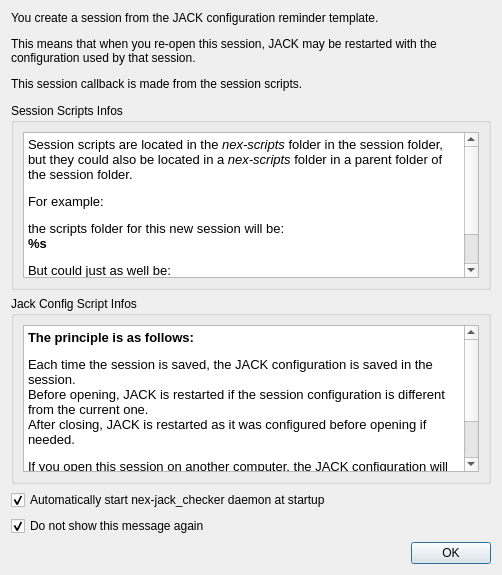
<?xml version="1.0" encoding="UTF-8"?>
<ui version="4.0">
 <class>Dialog</class>
 <widget class="QDialog" name="Dialog">
  <property name="geometry">
   <rect>
    <x>0</x>
    <y>0</y>
    <width>502</width>
    <height>575</height>
   </rect>
  </property>
  <property name="windowTitle">
   <string>Jack Configuration Infos</string>
  </property>
  <layout class="QVBoxLayout" name="verticalLayout">
   <item>
    <widget class="QLabel" name="label">
     <property name="toolTip">
      <string/>
     </property>
     <property name="text">
      <string>&lt;html&gt;&lt;head/&gt;&lt;body&gt;&lt;p&gt;You create a session from the JACK configuration reminder template.&lt;/p&gt;&lt;p&gt;This means that when you re-open this session, JACK may be restarted with the configuration used by that session.&lt;/p&gt;&lt;p&gt;This session callback is made from the session scripts.&lt;/p&gt;&lt;/body&gt;&lt;/html&gt;</string>
     </property>
     <property name="wordWrap">
      <bool>true</bool>
     </property>
    </widget>
   </item>
   <item>
    <spacer name="verticalSpacer_3">
     <property name="orientation">
      <enum>Qt::Vertical</enum>
     </property>
     <property name="sizeType">
      <enum>QSizePolicy::Fixed</enum>
     </property>
     <property name="sizeHint" stdset="0">
      <size>
       <width>20</width>
       <height>6</height>
      </size>
     </property>
    </spacer>
   </item>
   <item>
    <widget class="QGroupBox" name="groupBox">
     <property name="sizePolicy">
      <sizepolicy hsizetype="Preferred" vsizetype="Expanding">
       <horstretch>0</horstretch>
       <verstretch>0</verstretch>
      </sizepolicy>
     </property>
     <property name="title">
      <string>Session Scripts Infos</string>
     </property>
     <layout class="QVBoxLayout" name="verticalLayout_3">
      <item>
       <widget class="QTextEdit" name="textSessionScripts">
        <property name="documentTitle">
         <string>Session Scripts Infos</string>
        </property>
        <property name="readOnly">
         <bool>true</bool>
        </property>
        <property name="html">
         <string>&lt;!DOCTYPE HTML PUBLIC &quot;-//W3C//DTD HTML 4.0//EN&quot; &quot;http://www.w3.org/TR/REC-html40/strict.dtd&quot;&gt;
&lt;html&gt;&lt;head&gt;&lt;meta name=&quot;qrichtext&quot; content=&quot;1&quot; /&gt;&lt;title&gt;Session Scripts Infos&lt;/title&gt;&lt;style type=&quot;text/css&quot;&gt;
p, li { white-space: pre-wrap; }
&lt;/style&gt;&lt;/head&gt;&lt;body style=&quot; font-family:'Noto Sans'; font-size:10pt; font-weight:400; font-style:normal;&quot;&gt;
&lt;p style=&quot; margin-top:0px; margin-bottom:0px; margin-left:0px; margin-right:0px; -qt-block-indent:0; text-indent:0px;&quot;&gt;Session scripts are located in the &lt;span style=&quot; font-style:italic;&quot;&gt;nex-scripts&lt;/span&gt; folder in the session folder, but they could also be located in a &lt;span style=&quot; font-style:italic;&quot;&gt;nex-scripts&lt;/span&gt; folder in a parent folder of the session folder.&lt;/p&gt;
&lt;p style=&quot; margin-top:12px; margin-bottom:12px; margin-left:0px; margin-right:0px; -qt-block-indent:0; text-indent:0px;&quot;&gt;For example:&lt;/p&gt;
&lt;p style=&quot; margin-top:12px; margin-bottom:12px; margin-left:0px; margin-right:0px; -qt-block-indent:0; text-indent:0px;&quot;&gt;the scripts folder for this new session will be:&lt;br /&gt;&lt;span style=&quot; font-weight:600;&quot;&gt;%s&lt;/span&gt;&lt;/p&gt;
&lt;p style=&quot; margin-top:12px; margin-bottom:12px; margin-left:0px; margin-right:0px; -qt-block-indent:0; text-indent:0px;&quot;&gt;But could just as well be:&lt;br /&gt;&lt;span style=&quot; font-weight:600;&quot;&gt;%s&lt;/span&gt;&lt;/p&gt;
&lt;p style=&quot; margin-top:12px; margin-bottom:12px; margin-left:0px; margin-right:0px; -qt-block-indent:0; text-indent:0px;&quot;&gt;and thus apply to all sessions contained in &lt;span style=&quot; font-weight:600;&quot;&gt;%s&lt;/span&gt;.&lt;/p&gt;&lt;/body&gt;&lt;/html&gt;</string>
        </property>
       </widget>
      </item>
     </layout>
    </widget>
   </item>
   <item>
    <spacer name="verticalSpacer_2">
     <property name="orientation">
      <enum>Qt::Vertical</enum>
     </property>
     <property name="sizeHint" stdset="0">
      <size>
       <width>20</width>
       <height>40</height>
      </size>
     </property>
    </spacer>
   </item>
   <item>
    <widget class="QGroupBox" name="groupBox_2">
     <property name="sizePolicy">
      <sizepolicy hsizetype="Preferred" vsizetype="Expanding">
       <horstretch>0</horstretch>
       <verstretch>0</verstretch>
      </sizepolicy>
     </property>
     <property name="title">
      <string>Jack Config Script Infos</string>
     </property>
     <layout class="QVBoxLayout" name="verticalLayout_4">
      <item>
       <widget class="QTextEdit" name="textJackConfig">
        <property name="readOnly">
         <bool>true</bool>
        </property>
        <property name="html">
         <string>&lt;!DOCTYPE HTML PUBLIC &quot;-//W3C//DTD HTML 4.0//EN&quot; &quot;http://www.w3.org/TR/REC-html40/strict.dtd&quot;&gt;
&lt;html&gt;&lt;head&gt;&lt;meta name=&quot;qrichtext&quot; content=&quot;1&quot; /&gt;&lt;style type=&quot;text/css&quot;&gt;
p, li { white-space: pre-wrap; }
&lt;/style&gt;&lt;/head&gt;&lt;body style=&quot; font-family:'Noto Sans'; font-size:10pt; font-weight:400; font-style:normal;&quot;&gt;
&lt;p style=&quot; margin-top:0px; margin-bottom:0px; margin-left:0px; margin-right:0px; -qt-block-indent:0; text-indent:0px;&quot;&gt;&lt;span style=&quot; font-weight:600;&quot;&gt;The principle is as follows:&lt;/span&gt;&lt;/p&gt;
&lt;p style=&quot; margin-top:12px; margin-bottom:12px; margin-left:0px; margin-right:0px; -qt-block-indent:0; text-indent:0px;&quot;&gt;Each time the session is saved, the JACK configuration is saved in the session.&lt;br /&gt;Before opening, JACK is restarted if the session configuration is different from the current one.&lt;br /&gt;After closing, JACK is restarted as it was configured before opening if needed.&lt;/p&gt;
&lt;p style=&quot; margin-top:12px; margin-bottom:12px; margin-left:0px; margin-right:0px; -qt-block-indent:0; text-indent:0px;&quot;&gt;If you open this session on another computer, the JACK configuration will not be recalled but will be overwritten when you save.&lt;/p&gt;
&lt;p style=&quot; margin-top:12px; margin-bottom:12px; margin-left:0px; margin-right:0px; -qt-block-indent:0; text-indent:0px;&quot;&gt;If you wish to open this session without reloading the JACK configuration, simply disable the session scripts.&lt;/p&gt;&lt;/body&gt;&lt;/html&gt;</string>
        </property>
       </widget>
      </item>
     </layout>
    </widget>
   </item>
   <item>
    <spacer name="verticalSpacer">
     <property name="orientation">
      <enum>Qt::Vertical</enum>
     </property>
     <property name="sizeHint" stdset="0">
      <size>
       <width>20</width>
       <height>40</height>
      </size>
     </property>
    </spacer>
   </item>
   <item>
    <widget class="QCheckBox" name="checkBoxAutoStart">
     <property name="toolTip">
      <string>&lt;html&gt;&lt;head/&gt;&lt;body&gt;&lt;p&gt;Unfortunately, at the moment it is not possible to get the current JACK configuration with certainty, so JACK will be restarted at the first session opening.&lt;br/&gt;You can work around this problem by automatically starting a light daemon at your desktop session startup.&lt;/p&gt;&lt;/body&gt;&lt;/html&gt;</string>
     </property>
     <property name="text">
      <string>Automatically start nex-jack_checker daemon at startup</string>
     </property>
     <property name="checked">
      <bool>true</bool>
     </property>
    </widget>
   </item>
   <item>
    <widget class="QCheckBox" name="checkBoxNotAgain">
     <property name="text">
      <string>Do not show this message again</string>
     </property>
     <property name="checked">
      <bool>true</bool>
     </property>
    </widget>
   </item>
   <item>
    <widget class="QDialogButtonBox" name="buttonBox">
     <property name="orientation">
      <enum>Qt::Horizontal</enum>
     </property>
     <property name="standardButtons">
      <set>QDialogButtonBox::Ok</set>
     </property>
    </widget>
   </item>
  </layout>
 </widget>
 <tabstops>
  <tabstop>checkBoxAutoStart</tabstop>
  <tabstop>checkBoxNotAgain</tabstop>
 </tabstops>
 <resources/>
 <connections>
  <connection>
   <sender>buttonBox</sender>
   <signal>accepted()</signal>
   <receiver>Dialog</receiver>
   <slot>accept()</slot>
   <hints>
    <hint type="sourcelabel">
     <x>254</x>
     <y>446</y>
    </hint>
    <hint type="destinationlabel">
     <x>157</x>
     <y>274</y>
    </hint>
   </hints>
  </connection>
  <connection>
   <sender>buttonBox</sender>
   <signal>rejected()</signal>
   <receiver>Dialog</receiver>
   <slot>reject()</slot>
   <hints>
    <hint type="sourcelabel">
     <x>322</x>
     <y>446</y>
    </hint>
    <hint type="destinationlabel">
     <x>286</x>
     <y>274</y>
    </hint>
   </hints>
  </connection>
 </connections>
</ui>
